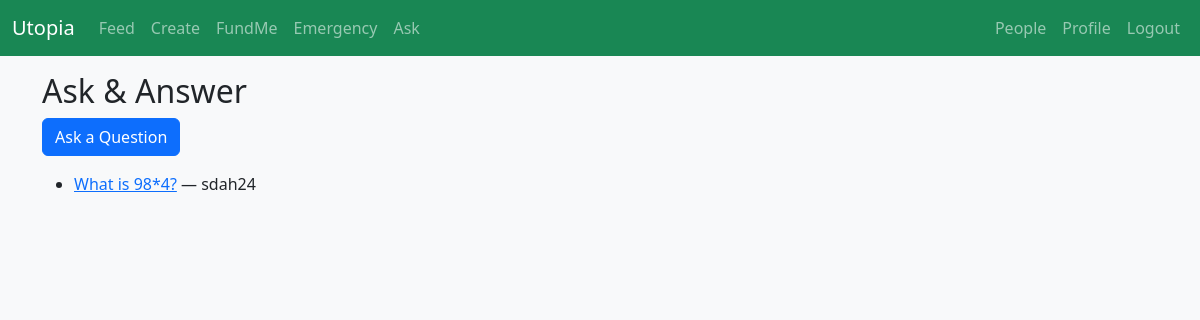
Before: /posts/questions/ (signed in) with the older database file.
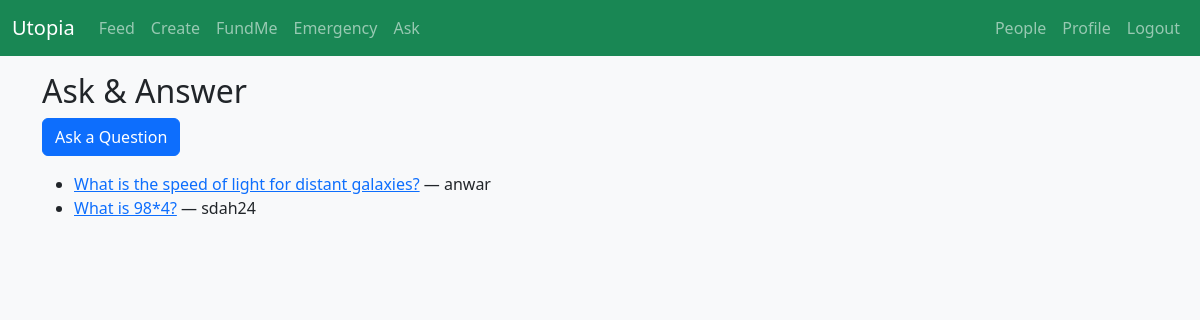
After: the same page with the newer database file.
### posts/models.py (models this page shows, shortened)
class Question(models.Model):
    user = models.ForeignKey(User, on_delete=models.CASCADE)
    title = models.CharField(max_length=255)
    body = models.TextField()
    created_at = models.DateTimeField(auto_now_add=True)

### posts/views.py (the view)
# urls.py: path("questions/", views.question_list, name="question_list"),
@login_required
def question_list(request):
    questions = Question.objects.all().order_by("-created_at")
    return render(request, "posts/question_list.html", {"questions": questions})

### templates/posts/question_list.html
{% extends 'base.html' %}
{% block content %}
<h2>Ask & Answer</h2>
<a href="{% url 'posts:ask_question' %}" class="btn btn-primary mb-3">Ask a Question</a>
<ul>
  {% for q in questions %}
    <li><a href="{% url 'posts:question_detail' q.pk %}">{{ q.title }}</a> — {{ q.user.username }}</li>
  {% empty %}
    <p>No questions yet.</p>
  {% endfor %}
</ul>
{% endblock %}

Changed rows visible on the page:
added Question: title "What is the speed of light for distant galaxies?", user.username "anwar"
